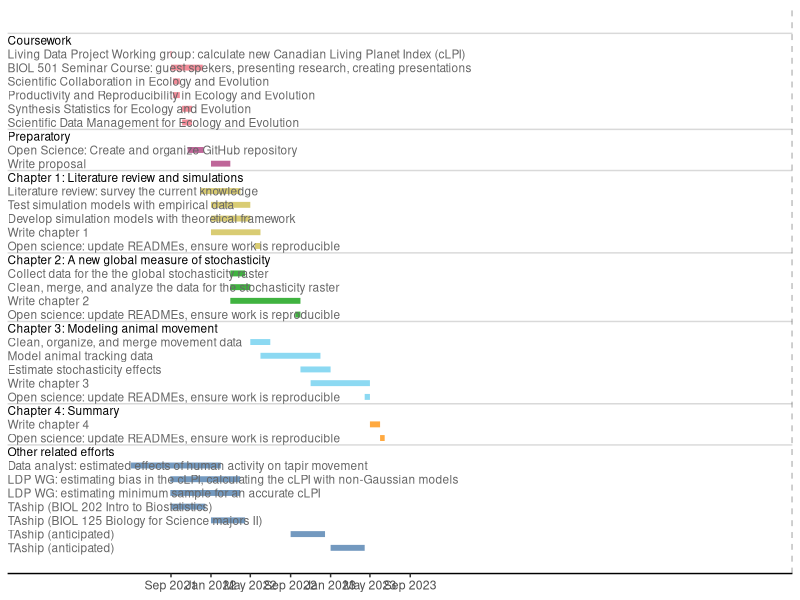

The R script that drew this image:
## ---- chunk 1
library('tibble')    # for fancy data frames
library('dplyr')     # for piping and data wrangling
library('lubridate') # for working with dates
library('stringi')   # for working with character strings
library('ggplot2')   # for plotting the timeline
# library('ggrepel')   # for non-overlapping ggplot labels
theme_set(theme_classic() +
            theme(axis.line.y = element_blank(),
                  legend.position = 'none'))

# curstom color-vision deficient palette
pal <- c('#4477AA', '#ff8c00', '#66CCEE', '#009900',
         '#CCBB44', '#AA3377', '#EE6677', '#BBBBBB')

t_breaks <- tibble(dates = date(c('2021-09-01',
                                  '2022-01-01', '2022-05-01', '2022-09-01',
                                  '2023-01-01', '2023-05-01', '2023-09-01')),
                   dec = decimal_date(dates),
                   strings = paste(month.abb[month(dates)], year(dates)))

tasks <-
  readr::read_csv('timeline.csv', col_types = 'ccDD') %>%
  mutate(header = purrr::map2_lgl(section, task, grepl),
         section = factor(section,
                          levels = c('Other', 'Chapter 4', 'Chapter 3',
                                     'Chapter 2', 'Chapter 1', 'Preparatory',
                                     'Coursework'))) %>%
  arrange(section, desc(start), desc(end)) %>%
  mutate(dec_start = lubridate::decimal_date(start),
         dec_end = lubridate::decimal_date(end),
         dec_mid = purrr::map2_dbl(dec_start, dec_end, \(x, y) (x + y) / 2),
         task = factor(task, levels = unique(task)),
         id = 1:n(),
         completed = end <= Sys.Date(),
         # task = stri_replace_all(task, regex = ':', replacement = ':\n'),
         # re-format all special characters (only needed if parse = TRUE)
         # task = stri_replace_all(task, regex = ' ', replacement = '~'),
         # task = stri_replace_all(task, regex = '\'', replacement = "\\'"),
         # task = stri_replace_all(task, regex = '~in~', replacement='~\'in\'~'),
         # task = stri_replace_all(task, regex = ',', replacement = ''),
         # task = stri_replace_all(task, regex ='for~', replacement='\'for\'~'),
         # make headers bold (removed because numbers cannot be bold)
         #task = if_else(header, paste0('bold(', task, ')'), task),
         )

# tasks %>%
#   transmute(Task = task, `Start date` = start, `End date` = end) %>%
#   knitr::kable(caption = 'Estimated timeline for my Master\'s project.')
ggplot(tasks, aes(y = id)) +
  geom_hline(aes(yintercept = id + 0.5), filter(tasks, header), alpha = 0.15) +
  geom_vline(xintercept = decimal_date(Sys.Date()), lty = 'dashed', alpha = 0.5) +
  geom_errorbar(aes(xmin = dec_start, xmax = dec_end, color = section),
                width = 0, lwd = 2, alpha = 0.75) +
  #' use `ggrepel::geom_label_repel()` for repelling labels
  geom_text(aes(2020.3, label = task, color = header), hjust = 'left', size = 3,
            parse = FALSE) +
  scale_x_continuous(NULL, breaks = t_breaks$dec, labels = t_breaks$strings,
                     expand = c(0, 0)) +
  scale_y_continuous(NULL, breaks = NULL) +
  scale_color_manual(NULL, values = c('black', 'grey40', pal),
                     breaks = c(TRUE, FALSE, levels(tasks$section)))
